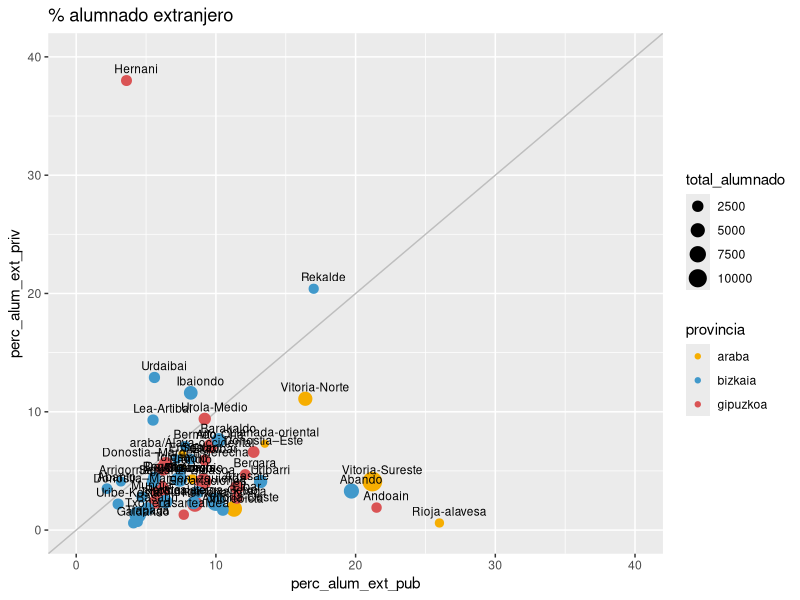
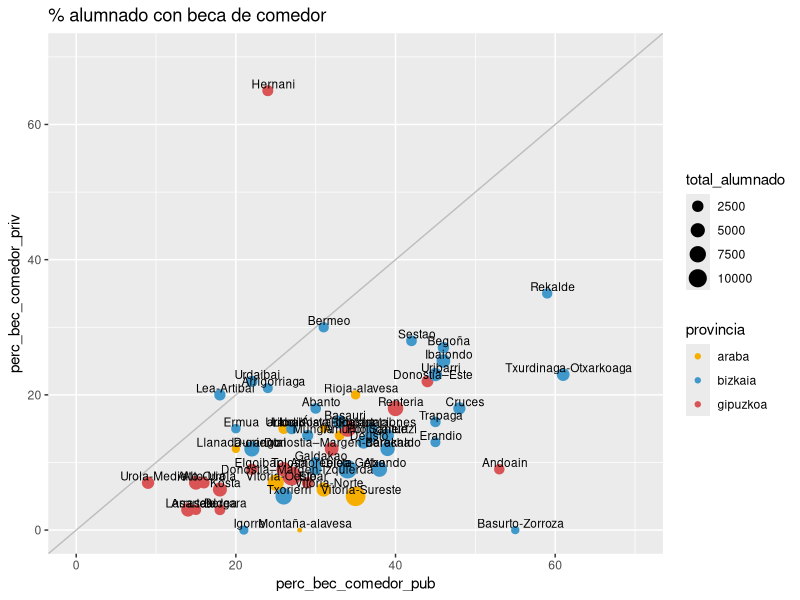
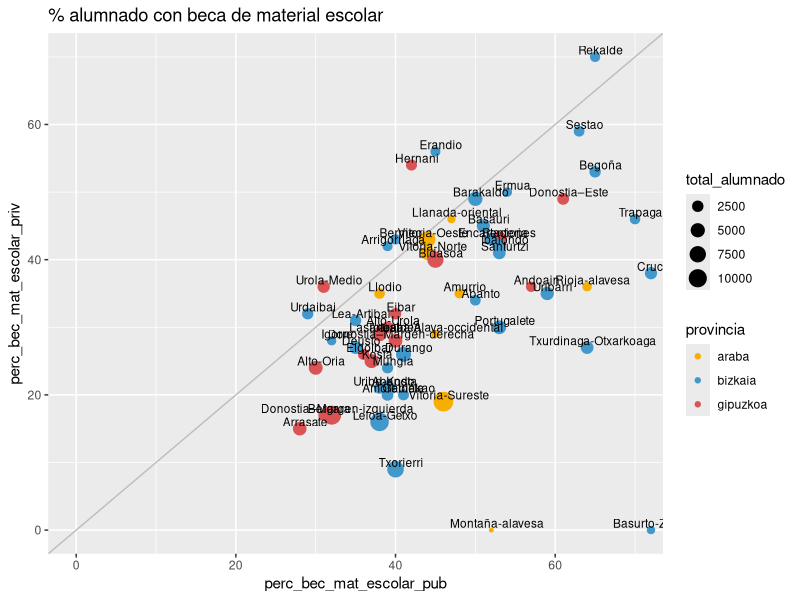
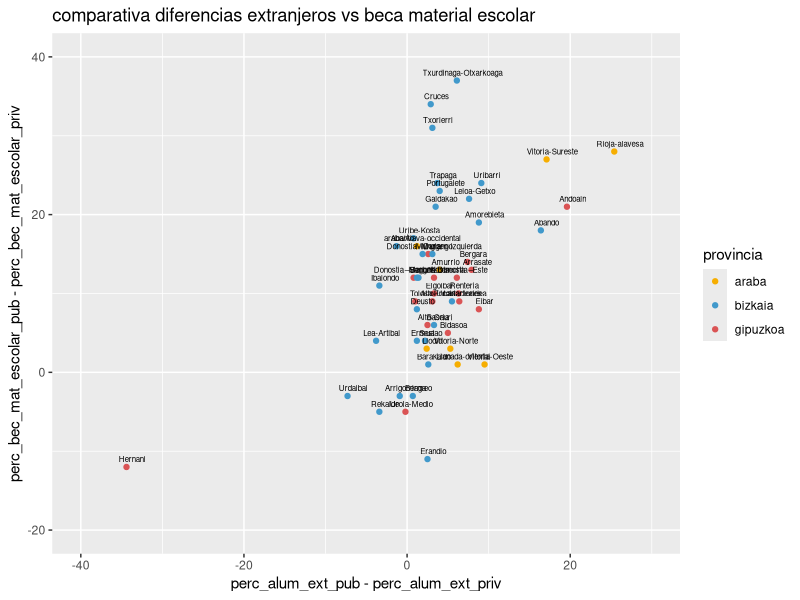
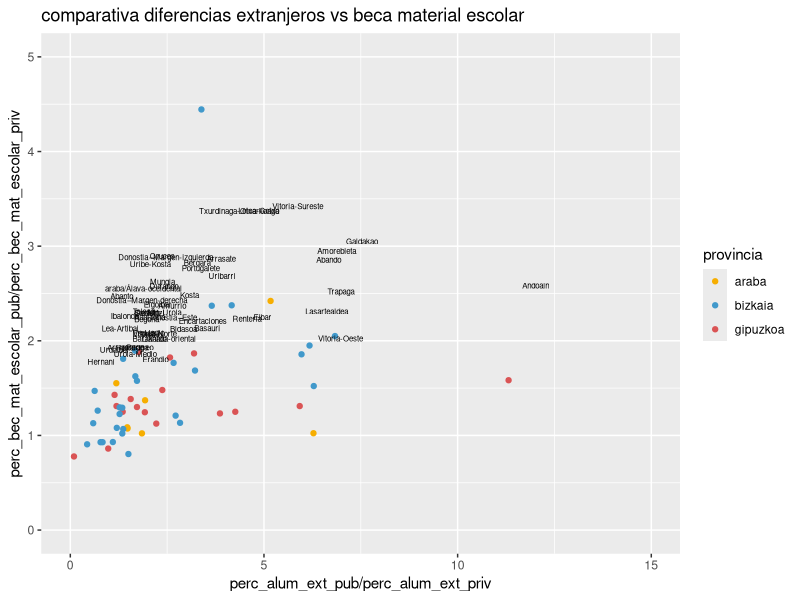
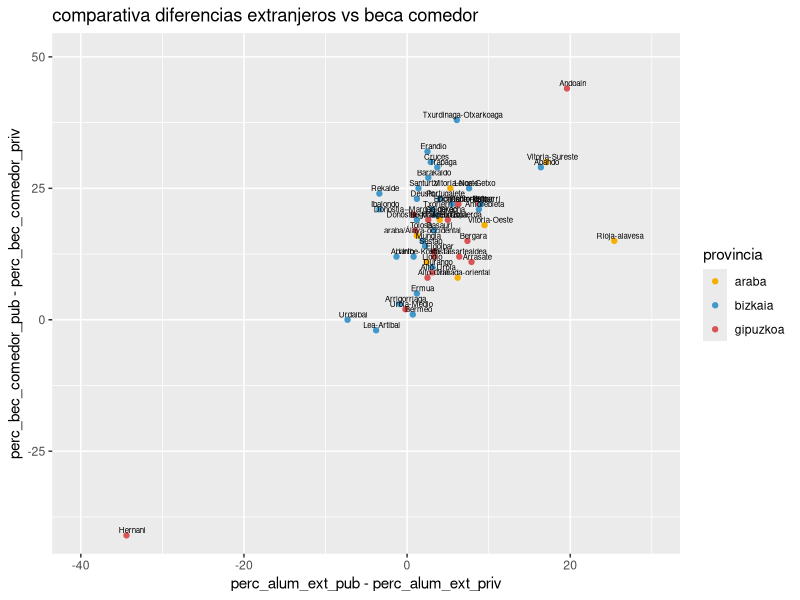

The R source for these figures, in order:
## ---- chunk 1
library("MASS")
library("tidyverse")
segreg = read.csv("data/output/2014-15-variables-escolares-euskadi.csv")
attach(segreg)
## ---- chunk 2

## ---- chunk 3
ggplot(data = segreg, mapping = aes(x = perc_alum_ext_pub, y = perc_alum_ext_priv)) + 
  coord_cartesian(ylim = c(0, 40),xlim = c(0, 40)) +
  scale_colour_manual(values=c("#f6ae01", "#4199cb","#da5455")) +
  geom_abline(intercept=0,slope=1, colour="grey") +
  geom_point(aes(colour = provincia,size = total_alumnado)) +
  labs(title = "% alumnado extranjero") +
  geom_text(aes(label=zona),size = 3, colour="black", nudge_x = 0.7, nudge_y = 1,fill = provincia)

ggplot(data = segreg, mapping = aes(x = perc_bec_comedor_pub, y = perc_bec_comedor_priv)) + 
  coord_cartesian(ylim = c(0, 70),xlim = c(0, 70)) +
  scale_colour_manual(values=c("#f6ae01", "#4199cb","#da5455")) +
  geom_abline(intercept=0,slope=1, colour="grey") +
  geom_point(aes(colour = provincia,size = total_alumnado)) +
  labs(title = "% alumnado con beca de comedor") +
  geom_text(aes(label=zona),size = 3, colour="black", nudge_x = 0.7, nudge_y = 1,fill = provincia)

ggplot(data = segreg, mapping = aes(x = perc_bec_mat_escolar_pub, y = perc_bec_mat_escolar_priv)) + 
  coord_cartesian(ylim = c(0, 70),xlim = c(0, 70)) +
  scale_colour_manual(values=c("#f6ae01", "#4199cb","#da5455")) +
  geom_abline(intercept=0,slope=1, colour="grey") +
  geom_point(aes(colour = provincia,size = total_alumnado)) +
  labs(title = "% alumnado con beca de material escolar") +
  geom_text(aes(label=zona),size = 3, colour="black", nudge_x = 0.7, nudge_y = 1,fill = provincia)

ggplot(data = segreg, mapping = aes(x = perc_alum_ext_pub- perc_alum_ext_priv, y = perc_bec_mat_escolar_pub - perc_bec_mat_escolar_priv)) + 
  coord_cartesian(ylim = c(-20, 40),xlim = c(-40, 30)) +
  scale_colour_manual(values=c("#f6ae01", "#4199cb","#da5455")) +
  geom_point(aes(colour = provincia)) +
  labs(title = "comparativa diferencias extranjeros vs beca material escolar") +
  geom_text(aes(label=zona),size = 2, colour="black", nudge_x = 0.7, nudge_y = 1,fill = provincia)

ggplot(data = segreg, mapping = aes(x = perc_alum_ext_pub / perc_alum_ext_priv, y = perc_bec_mat_escolar_pub / perc_bec_mat_escolar_priv)) + 
  coord_cartesian(ylim = c(0, 5),xlim = c(0, 15)) +
  scale_colour_manual(values=c("#f6ae01", "#4199cb","#da5455")) +
  geom_point(aes(colour = provincia)) +
  labs(title = "comparativa diferencias extranjeros vs beca material escolar") +
  geom_text(aes(label=zona),size = 2, colour="black", nudge_x = 0.7, nudge_y = 1,fill = provincia)

ggplot(data = segreg, mapping = aes(x = perc_alum_ext_pub - perc_alum_ext_priv, y = perc_bec_comedor_pub - perc_bec_comedor_priv)) + 
  coord_cartesian(ylim = c(-40, 50),xlim = c(-40, 30)) +
  scale_colour_manual(values=c("#f6ae01", "#4199cb","#da5455")) +
  geom_point(aes(colour = provincia)) +
  labs(title = "comparativa diferencias extranjeros vs beca comedor") +
  geom_text(aes(label=zona),size = 2, colour="black", nudge_x = 0.7, nudge_y = 1,fill = provincia)
